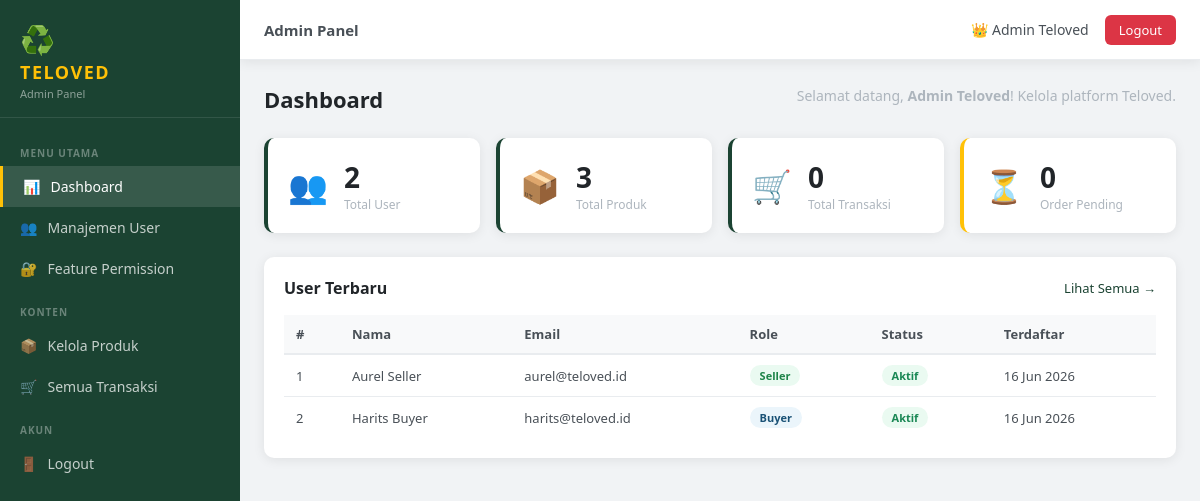
Page /admin/dashboard.php (signed in) on the committed database.
### tables this page shows
CREATE TABLE users (
    id INT AUTO_INCREMENT PRIMARY KEY,
    name VARCHAR(100) NOT NULL,
    email VARCHAR(150) NOT NULL UNIQUE,
    password VARCHAR(255) NOT NULL,
    role ENUM('buyer','seller','admin') NOT NULL DEFAULT 'buyer',
    phone VARCHAR(20),
    address TEXT,
    profile_photo VARCHAR(255) DEFAULT NULL,
    is_active TINYINT(1) DEFAULT 1,
    api_key VARCHAR(64) DEFAULT NULL,
    deleted_at TIMESTAMP NULL DEFAULT NULL,
    deletion_reason TEXT NULL,
    created_at TIMESTAMP DEFAULT CURRENT_TIMESTAMP,
    updated_at TIMESTAMP DEFAULT CURRENT_TIMESTAMP ON UPDATE CURRENT_TIMESTAMP
);

### includes/config.php (called while the page is built, shortened)
<?php
function requireAuth($role = null) {
    return $_SESSION['user'];
}

### admin/dashboard.php (the view, shortened to what this page needs)
<?php
require_once '../includes/config.php';
$user = requireAuth('admin');
$db = getDB();
$totalUsers    = $db->query("SELECT COUNT(*) FROM users WHERE role != 'admin'")->fetchColumn();
$totalProducts = $db->query("SELECT COUNT(*) FROM products")->fetchColumn();
$totalOrders   = $db->query("SELECT COUNT(*) FROM checkouts")->fetchColumn();
$pendingOrders = $db->query("SELECT COUNT(*) FROM checkouts WHERE status='pending'")->fetchColumn();
$recentUsers   = $db->query("SELECT * FROM users WHERE role != 'admin' ORDER BY created_at DESC LIMIT 5")->fetchAll();
?>
<!DOCTYPE html>
<html lang="id">
<head>
    <link rel="stylesheet" href="../assets/css/admin.css">
</head>
<body>
    <?php include 'partials/sidebar.php'; ?>
    <div class="admin-content">
        <?php include 'partials/topbar.php'; ?>
        <main class="main-area">
            <div class="page-header">
                <h1>Dashboard</h1>
                <p>Selamat datang, <strong><?= htmlspecialchars($user['name']) ?></strong>! Kelola platform Teloved.</p>
            </div>
            <div class="stats-grid">
                <div class="stat-card">
                    <div class="stat-icon">👥</div>
                    <div class="stat-info">
                        <span class="stat-num"><?= $totalUsers ?></span>
                        <span class="stat-label">Total User</span>
                    </div>
                </div>
                <div class="stat-card">
                    <div class="stat-icon">📦</div>
                    <div class="stat-info">
                        <span class="stat-num"><?= $totalProducts ?></span>
                        <span class="stat-label">Total Produk</span>
                    </div>
                </div>
                <div class="stat-card">
                    <div class="stat-icon">🛒</div>
                    <div class="stat-info">
                        <span class="stat-num"><?= $totalOrders ?></span>
                        <span class="stat-label">Total Transaksi</span>
                    </div>
                </div>
                <div class="stat-card accent">
                    <div class="stat-icon">⏳</div>
                    <div class="stat-info">
                        <span class="stat-num"><?= $pendingOrders ?></span>
                        <span class="stat-label">Order Pending</span>
                    </div>
                </div>
            </div>
            <div class="section-card">
                <div class="section-head">
                    <h2>User Terbaru</h2>
                    <a href="users.php" class="btn-link">Lihat Semua →</a>
                </div>
                <table class="data-table">
                    <thead>
                        <tr>
                            <th>#</th>
                            <th>Nama</th>
                            <th>Email</th>
                            <th>Role</th>
                            <th>Status</th>
                            <th>Terdaftar</th>
                        </tr>
                    </thead>
                    <tbody>
                        <?php foreach ($recentUsers as $i => $u): ?>
                        <tr>
                            <td><?= $i + 1 ?></td>
                            <td><?= htmlspecialchars($u['name']) ?></td>
                            <td><?= htmlspecialchars($u['email']) ?></td>
                            <td><span class="badge badge-<?= $u['role'] ?>"><?= ucfirst($u['role']) ?></span></td>
                            <td><span class="badge badge-<?= $u['is_active'] ? 'active' : 'inactive' ?>"><?= $u['is_active'] ? 'Aktif' : 'Nonaktif' ?></span></td>
                            <td><?= date('d M Y', strtotime($u['created_at'])) ?></td>
                        </tr>
                        <?php endforeach; ?>
                    </tbody>
                </table>
            </div>
        </main>
    </div>
</body>
</html>

### assets/css/admin.css (style rules this page uses)
* { margin: 0; padding: 0; box-sizing: border-box; }
:root { --primary: #1B4332; --primary-light: #2D6A4F; --accent: #FFC107; --white: #FFFFFF; --gray-50: #F8F9FA; --gray-100: #F1F3F5; --gray-200: #E9ECEF; --gray-300: #DEE2E6; --gray-500: #ADB5BD; --gray-700: #495057; --gray-900: #212529; --danger: #DC3545; --success: #198754; --warning: #FFC107; --sidebar-w: 240px; --topbar-h: 60px; --radius: 10px; --shadow: 0 2px 12px rgba(0,0,0,0.08); }
body { font-family: 'Segoe UI', system-ui, sans-serif; background: var(--gray-100); display: flex; min-height: 100vh; }
.admin-content { margin-left: var(--sidebar-w); flex: 1; min-height: 100vh; display: flex; flex-direction: column; }
.main-area { padding: 24px; flex: 1; }
.page-header { display: flex; align-items: flex-start; justify-content: space-between; margin-bottom: 24px; flex-wrap: wrap; gap: 12px; }
.page-header h1 { font-size: 22px; font-weight: 700; color: var(--gray-900); }
.page-header p { font-size: 14px; color: var(--gray-500); margin-top: 2px; }
.stats-grid { display: grid; grid-template-columns: repeat(auto-fit, minmax(180px, 1fr)); gap: 16px; margin-bottom: 24px; }
.stat-card { background: var(--white); border-radius: var(--radius); padding: 20px; display: flex; align-items: center; gap: 16px; box-shadow: var(--shadow); border-left: 4px solid var(--primary); }
.stat-card.accent { border-left-color: var(--accent); }
.stat-icon { font-size: 32px; }
.stat-info { display: flex; flex-direction: column; }
.stat-num { font-size: 28px; font-weight: 700; color: var(--gray-900); }
.stat-label { font-size: 12px; color: var(--gray-500); }
.section-card { background: var(--white); border-radius: var(--radius); padding: 20px; box-shadow: var(--shadow); margin-bottom: 20px; }
.section-head { display: flex; align-items: center; justify-content: space-between; margin-bottom: 16px; }
.section-head h2 { font-size: 16px; font-weight: 600; color: var(--gray-900); }
.btn-link { color: var(--primary); text-decoration: none; font-size: 13px; font-weight: 500; }
.data-table { width: 100%; border-collapse: collapse; font-size: 13px; }
.data-table th { padding: 10px 12px; text-align: left; background: var(--gray-50); border-bottom: 2px solid var(--gray-200); font-weight: 600; color: var(--gray-700); white-space: nowrap; }
.data-table td { padding: 10px 12px; border-bottom: 1px solid var(--gray-200); color: var(--gray-700); vertical-align: middle; }
.data-table tr:last-child td { border-bottom: none; }
.badge { display: inline-block; padding: 3px 10px; border-radius: 20px; font-size: 11px; font-weight: 600; text-transform: capitalize; }
.badge-buyer { background: #EBF5FB; color: #1A5276; }
.badge-seller { background: #EAFAF1; color: #1E8449; }
.badge-active { background: #EAFAF1; color: var(--success); }

### rows in the picture
users: name "Aurel Seller", email "aurel@teloved.id", role "Seller", is_active "Aktif", created_at "16 Jun 2026"
users: name "Harits Buyer", email "harits@teloved.id", role "Buyer", is_active "Aktif", created_at "16 Jun 2026"

### other values in the picture
$pageTitle "Admin Panel"
$_SESSION['user']['name'] "Admin Teloved"
$user['name'] "Admin Teloved"
$totalUsers "2"
$totalProducts "3"
$totalOrders "0"
$pendingOrders "0"
